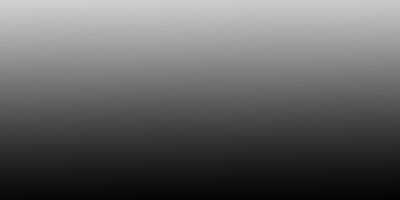
#> input picture 8_Python_&_OpenCV_Image_Processing/32.png, 400 x 200 px, found by its file name
$ python 32_OpenCV.py
#> lines starting #> are read from the running program, lines starting #| are printed output that depends on the picture
#ฟังก์ชั่น Threshold ใน OpenCV
import cv2
#ภาพเป็นแบบ Gray (เทา)
gray_img = cv2.imread("Python/8_Python_&_OpenCV_Image_Processing/32.png")
#> gray_img is the input picture: shape (200, 400, 3); mean B, G, R 98.3, 98.3, 98.3

#thresh ค่าจุดแบ่ง                      #128 ค่าจุดแบ่ง 255ค่า Max
#ถ้าค่าสูงกว่าค่าจุดแบ่งจะเปลี่ยนเป็น 255 ที่เหลือเป็น 0
thresh1,th1 = cv2.threshold(gray_img,128,255,cv2.THRESH_BINARY)
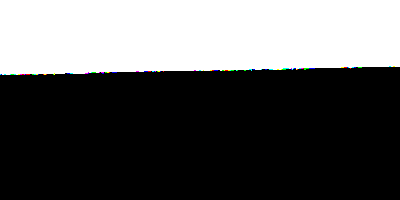
#> th1: shape (200, 400, 3); mean B, G, R 90.3, 90.3, 90.2
#ถ้าค่าสูงกว่าค่าจุดแบ่งจะเปลี่ยนเป็น 0 ที่เหลือเป็น 255
thresh2,th2 = cv2.threshold(gray_img,128,255,cv2.THRESH_BINARY_INV)
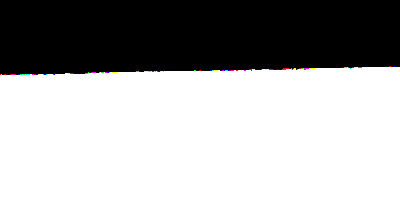
#> th2: shape (200, 400, 3); mean B, G, R 164.7, 164.7, 164.8
#ถ้าค่าสูงกว่าต่าจุดแบ่งจะเปลี่ยนให้มีค่าเท่ากับค่าจุดแบ่งที่เหลือมีค่าเท่าเดิม
thresh3,th3 = cv2.threshold(gray_img,50,255,cv2.THRESH_TRUNC)
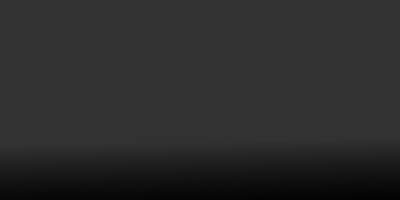
#> th3: shape (200, 400, 3); mean B, G, R 42.8, 42.8, 42.8
#ถ้าค่าต่ำกว่าค่าจุดแบ่งจะเปลี่ยนเป็น 0 ที่เหลือคงเดิม
thresh4,th4 = cv2.threshold(gray_img,128,255,cv2.THRESH_TOZERO)
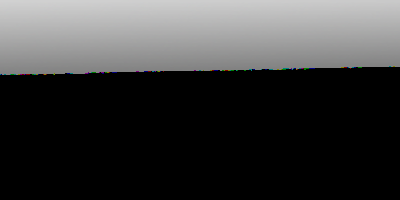
#> th4: shape (200, 400, 3); mean B, G, R 59.6, 59.6, 59.6
#ถ้าค่าสูงกว่าค่าจุดแบ่งจะเปลี่ยนเป็น 0 ที่เหลือคงเดิม
thresh5,th5 = cv2.threshold(gray_img,128,255,cv2.THRESH_TOZERO_INV)
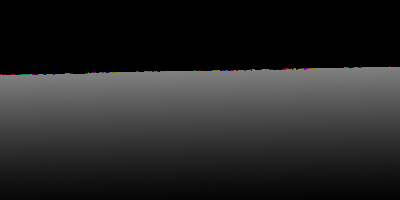
#> th5: shape (200, 400, 3); mean B, G, R 38.7, 38.7, 38.7

#print(thresh1)

cv2.imshow("Orignal",gray_img)
cv2.imshow("BINARY",th1)
cv2.imshow("BINARY_INV",th2)
cv2.imshow("TRUNC",th3)
cv2.imshow("TOZERO",th4)
cv2.waitKey(0)
cv2.destroyAllWindows()

$ run again, with 8_Python_&_OpenCV_Image_Processing/18.png copied over 8_Python_&_OpenCV_Image_Processing/32.png
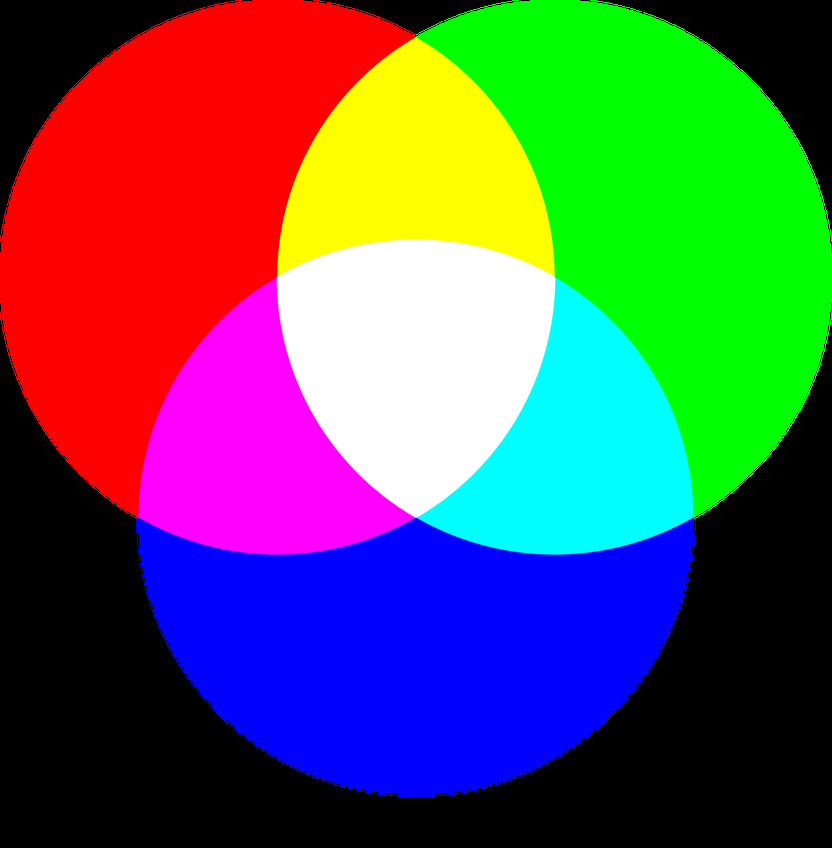
#> input picture 8_Python_&_OpenCV_Image_Processing/18.png, 832 x 848 px, shrunk from 2009 x 2048 before the run, found by its file name
#> gray_img is the input picture: shape (848, 832, 3); mean B, G, R 87.9, 87.8, 87.8
#> `thresh2,th2 = cv2.threshold(gray_img,128,255,cv2.THRESH_BINARY_INV)`:
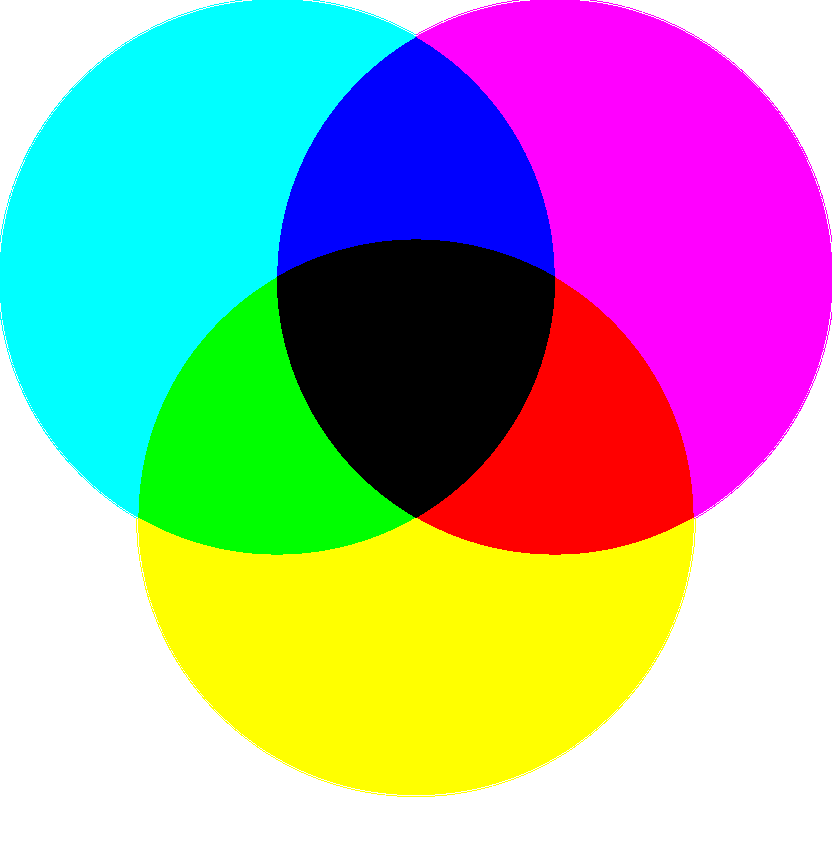
#> th2: shape (848, 832, 3); mean B, G, R 167.1, 167.2, 167.2
#> `thresh3,th3 = cv2.threshold(gray_img,50,255,cv2.THRESH_TRUNC)`:
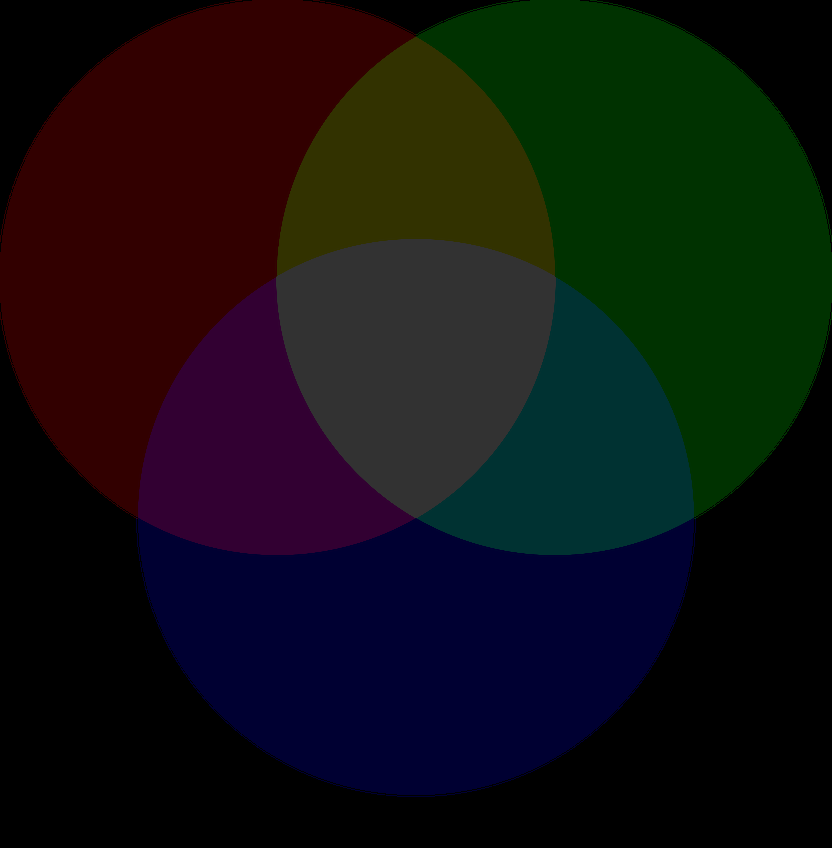
#> th3: shape (848, 832, 3); mean B, G, R 17.3, 17.3, 17.3

$ run again, with 8_Python_&_OpenCV_Image_Processing/39.png copied over 8_Python_&_OpenCV_Image_Processing/32.png
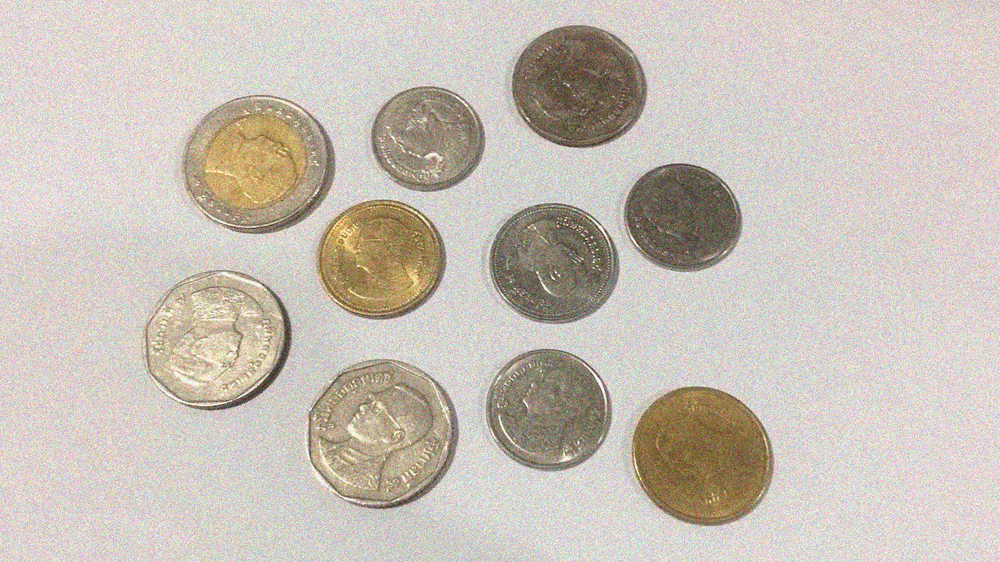
#> input picture 8_Python_&_OpenCV_Image_Processing/39.png, 1000 x 562 px, shrunk from 1366 x 768 before the run, found by its file name
#> gray_img is the input picture: shape (562, 1000, 3); mean B, G, R 183.7, 193.1, 201.4
#> `thresh1,th1 = cv2.threshold(gray_img,128,255,cv2.THRESH_BINARY)`:
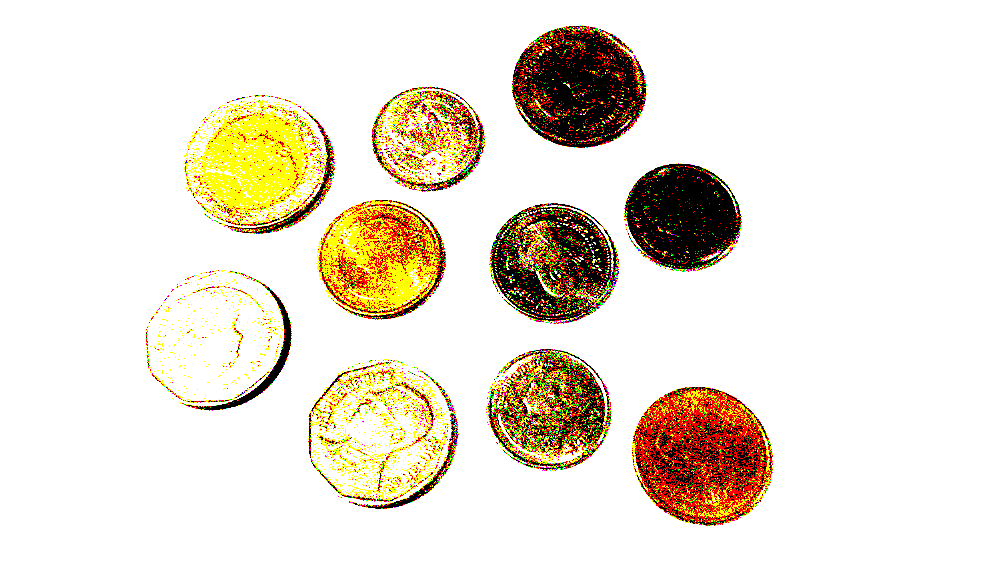
#> th1: shape (562, 1000, 3); mean B, G, R 211.8, 226.6, 235.7
#> `thresh5,th5 = cv2.threshold(gray_img,128,255,cv2.THRESH_TOZERO_INV)`:
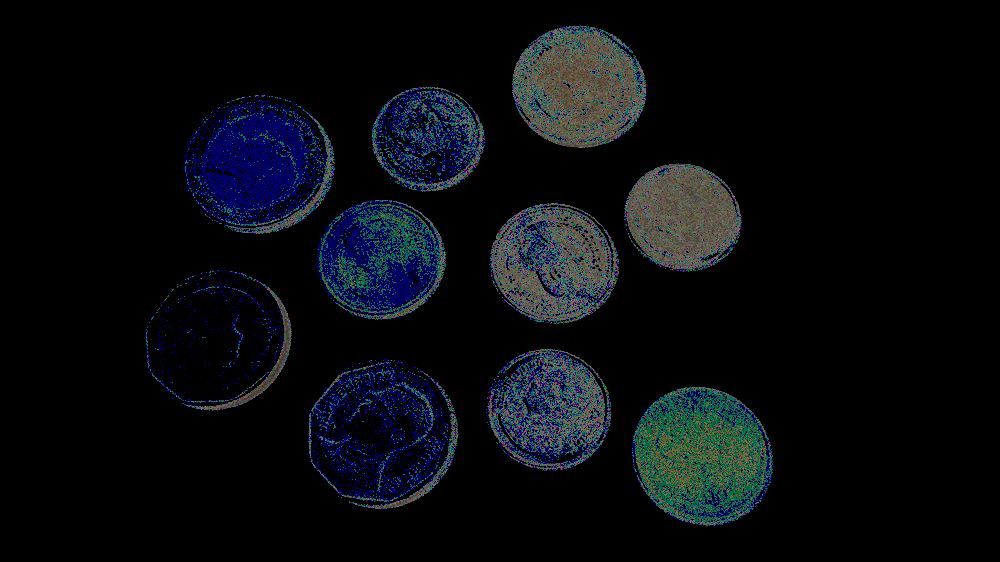
#> th5: shape (562, 1000, 3); mean B, G, R 15.3, 11.5, 8.1
